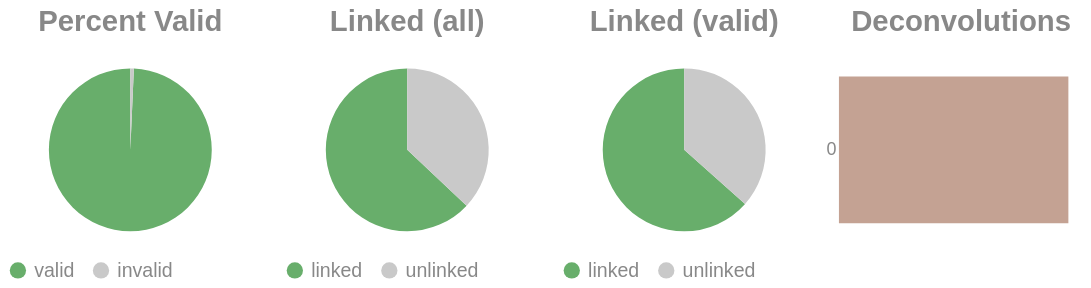

Write notebook code for a chart like this one.
### Code cell
if SKIPLR:
    pass
else:
    clash = Counter()
    for i in valids['molecule'].to_list():
        _mol = i.split("-")
        if len(_mol) == 1:
            clash.update('0')
        else:
            clash.update(_mol[-1])

    _d = {"deconvolutions": [], 'count': []}
    for k,v in clash.items():
        _d['deconvolutions'].append(k)
        _d['count'].append(v)

    tot_valid = valids['reads'].sum()
    mask = valids['reads'] >= 2
    n_linked_reads = valids.filter(mask)['reads'].sum()
    if n_linked_reads == 0:
        print_html("No linked molecules (>=2 reads) were detected; skipping linked-only distributions.")
        SKIPLR = True
    else:
        perc_valid = round(tot_valid / n_reads, 4)
        linked_perc_abs = round(n_linked_reads / n_reads, 4)
        linked_perc = round(n_linked_reads / tot_valid, 4)

    _valid = pl.DataFrame({"valids": ['valid', 'invalid'], "count": [tot_valid, n_reads - tot_valid]})
    _linked_abs = pl.DataFrame({"linked (absolute)": ['linked', 'unlinked'], "count": [n_linked_reads, n_reads - n_linked_reads]})
    _linked_rel = pl.DataFrame({"linked (valids)": ['linked', 'unlinked'], "count": [n_linked_reads, tot_valid - n_linked_reads]})

    (
        alt.hconcat(
            piechart(_valid, goodval = 'valid', title = "Percent Valid"),
            piechart(_linked_abs, goodval = "linked", title =  "Linked (all)"),
            piechart(_linked_rel, goodval = "linked", title =  "Linked (valid)"),
            convolutionbar(pl.DataFrame(_d), title = "Deconvolutions"),
            center = True,
            bounds = 'flush'
        )
        .resolve_scale(color='independent')
        .resolve_legend('independent')
        .properties(usermeta={'embedOptions': {"actions": False}})
    ).display()

### Figure 1 — Vega-Lite specification as saved in the notebook (floating-point values rounded to 4 significant figures)
{"width": "container", "height": 400, "config": {"title": {"anchor": "start", "dy": -15, "fontSize": 18, "color": "#888888", "subtitleColor": "#888888", "subtitleFontSize": 14}, "arc": {"fill": "#0072B2"}, "axis": {"domainColor": "#888888", "domainWidth": 0.5, "gridWidth": 0.2, "grid": false, "titleFontWeight": 400, "titleFontSize": 15, "labelFontSize": 11, "labelColor": "#888888", "tickColor": "#888888", "tickWidth": 0.2, "titleColor": "#888888"}, "axisBand": {"grid": false}, "axisX": {"grid": true, "tickSize": 10, "domainCap": "round"}, "axisY": {"domain": false, "grid": true, "tickSize": 0, "domainCap": "round"}, "background": "transparent", "header": {"labelFontSize": 15, "labelColor": "#888888", "titleFontSize": 15, "titleFontWeight": 600, "titleColor": "#888888"}, "legend": {"labelFont": "sans-serif", "labelFontSize": 12, "labelColor": "#888888", "symbolSize": 100, "symbolType": "circle", "titleFontSize": 12, "titlePadding": 10, "titleColor": "#888888", "title": null}, "range": {"category": ["#E69F00", "#56B4E9", "#009E73", "#F0E442", "#0072B2", "#D55E00", "#CC79A7", "#000000"], "diverging": ["#cfe8f3", "#a2d4ec", "#73bfe2", "#46abdb", "#1696d2", "#12719e"]}, "area": {"fill": "#0072B2", "fillOpacity": 0.7, "line": true, "strokeOpacity": 0.7}, "line": {"color": "#0072B2", "stroke": "#0072B2", "strokeWidth": 2}, "trail": {"color": "#0072B2", "stroke": "#0072B2", "strokeWidth": 0, "size": 1}, "point": {"filled": true, "fillOpacity": 1.0, "size": 95}, "text": {"color": "#888888", "fontSize": 11, "align": "right", "fontWeight": 400, "size": 11}, "bar": {"fill": "#0072B2", "stroke": null}, "view": {"stroke": null, "continuousWidth": 660, "continuousHeight": 400}}, "hconcat": [{"data": {"name": "data-0c6b39c90f5d66bae7c70d3dbb8bf795"}, "mark": {"type": "arc"}, "encoding": {"color": {"field": "valids", "legend": {"orient": "bottom", "title": null}, "scale": {"domain": ["valid", "invalid"], "range": ["#68ae6b", "#C9C9C9"]}, "title": "Valids", "type": "nominal"}, "theta": {"field": "count", "type": "quantitative"}, "tooltip": [{"field": "valids", "title": "Valids", "type": "ordinal"}, {"field": "percent", "format": ".2%", "title": "Percent", "type": "quantitative"}, {"field": "count", "title": "Count", "type": "quantitative"}]}, "height": 100, "title": {"text": "Percent Valid", "align": "center", "anchor": "middle"}, "transform": [{"calculate": "datum.count / 9276964", "as": "percent"}], "width": 150}, {"data": {"name": "data-b49b6d683c549b6f4156c7b7a42473bf"}, "mark": {"type": "arc"}, "encoding": {"color": {"field": "linked (absolute)", "legend": {"orient": "bottom", "title": null}, "scale": {"domain": ["linked", "unlinked"], "range": ["#68ae6b", "#C9C9C9"]}, "title": "Linked (Absolute)", "type": "nominal"}, "theta": {"field": "count", "type": "quantitative"}, "tooltip": [{"field": "linked (absolute)", "title": "Linked (Absolute)", "type": "ordinal"}, {"field": "percent", "format": ".2%", "title": "Percent", "type": "quantitative"}, {"field": "count", "title": "Count", "type": "quantitative"}]}, "height": 100, "title": {"text": "Linked (all)", "align": "center", "anchor": "middle"}, "transform": [{"calculate": "datum.count / 9276964", "as": "percent"}], "width": 150}, {"data": {"name": "data-8635d351b44959a76f7f95260cbbe03b"}, "mark": {"type": "arc"}, "encoding": {"color": {"field": "linked (valids)", "legend": {"orient": "bottom", "title": null}, "scale": {"domain": ["linked", "unlinked"], "range": ["#68ae6b", "#C9C9C9"]}, "title": "Linked (Valids)", "type": "nominal"}, "theta": {"field": "count", "type": "quantitative"}, "tooltip": [{"field": "linked (valids)", "title": "Linked (Valids)", "type": "ordinal"}, {"field": "percent", "format": ".2%", "title": "Percent", "type": "quantitative"}, {"field": "count", "title": "Count", "type": "quantitative"}]}, "height": 100, "title": {"text": "Linked (valid)", "align": "center", "anchor": "middle"}, "transform": [{"calculate": "datum.count / 9212396", "as": "percent"}], "width": 150}, {"data": {"name": "data-0540a4a5c285e163120c0fe3429e7687"}, "mark": {"type": "bar"}, "encoding": {"color": {"field": "deconvolutions", "legend": null, "scale": {"scheme": "lightgreyred"}, "type": "nominal"}, "tooltip": [{"field": "deconvolutions", "title": "Deconvolutions", "type": "ordinal"}, {"field": "percent", "format": ".2%", "title": "Percent", "type": "quantitative"}, {"field": "count", "title": "Count", "type": "quantitative"}], "x": {"axis": null, "field": "count", "type": "quantitative"}, "y": {"field": "deconvolutions", "sort": "ascending", "title": null, "type": "nominal"}}, "height": 100, "title": {"text": "Deconvolutions", "align": "center", "anchor": "middle"}, "transform": [{"calculate": "datum.count / 5164401", "as": "percent"}], "width": 150}], "bounds": "flush", "center": true, "resolve": {"legend": {"angle": "independent"}, "scale": {"color": "independent"}}, "usermeta": {"embedOptions": {"actions": false}}, "$schema": "https://vega.github.io/schema/vega-lite/v6.1.0.json", "datasets": {"data-0c6b39c90f5d66bae7c70d3dbb8bf795": [{"valids": "valid", "count": 9212396}, {"valids": "invalid", "count": 64568}], "data-b49b6d683c549b6f4156c7b7a42473bf": [{"linked (absolute)": "linked", "count": 5844297}, {"linked (absolute)": "unlinked", "count": 3432667}], "data-8635d351b44959a76f7f95260cbbe03b": [{"linked (valids)": "linked", "count": 5844297}, {"linked (valids)": "unlinked", "count": 3368099}], "data-0540a4a5c285e163120c0fe3429e7687": [{"deconvolutions": "0", "count": 5164401}]}}
